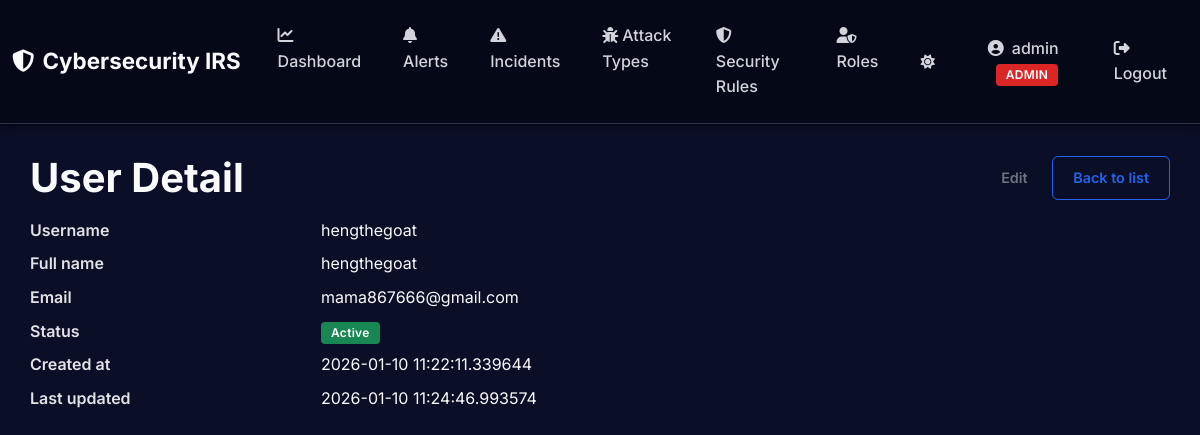
Page /users/4 (signed in) on the earlier database version.
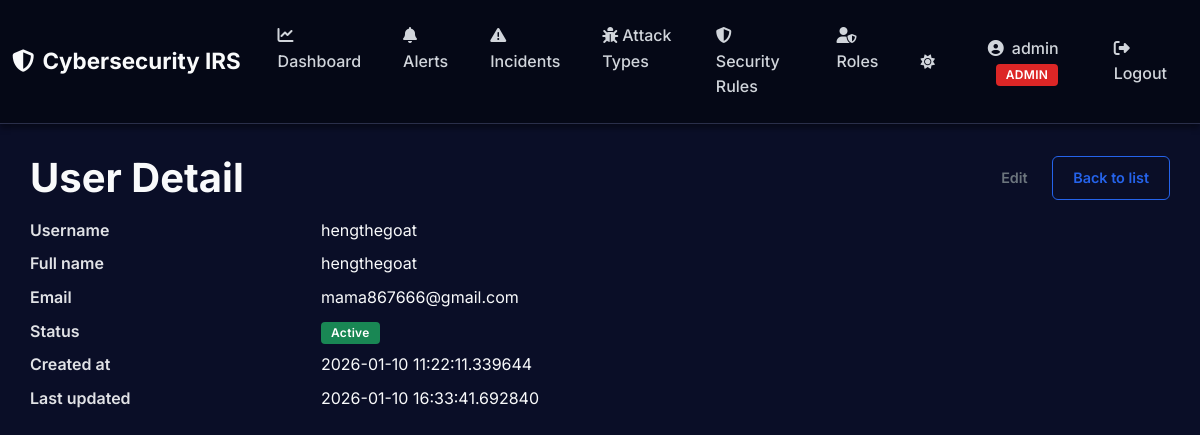
Same page on the later database version.
### app/models/user.py (models this page shows, shortened)
class User(db.Model):
    __tablename__ = 'users'
    id = db.Column(db.Integer, primary_key=True)
    username = db.Column(db.String(80), unique=True, nullable=False)
    email = db.Column(db.String(120), unique=True, nullable=False)
    full_name = db.Column(db.String(120), nullable=False)
    role = db.Column(db.String(20), default='analyst', nullable=False)  # admin, analyst, viewer
    is_active = db.Column(db.Boolean, default=True, nullable=False)
    password_hash = db.Column(db.String(255), nullable=False)
    created_at = db.Column(db.DateTime, default=datetime.utcnow, nullable=False)
    updated_at = db.Column(db.DateTime, default=datetime.utcnow, onupdate=datetime.utcnow, nullable=False)
    last_login = db.Column(db.DateTime, nullable=True)

### app/routes/user_routes.py (the view)
@user_bp.route("/<int:user_id>")
@admin_required
def detail(user_id: int):
    user = UserService.get_by_id(user_id)
    if user is None:
        abort(404)
    return render_template("users/detail.html", user=user)

### app/services/user_service.py (called while the page is built)
    @staticmethod
    def get_by_id(user_id: int) -> Optional[User]:
        return User.query.get(user_id)

### app/templates/users/detail.html (shortened to what this page needs)
{% extends "layouts/base.html" %}
{% block content %}
<div class="d-flex justify-content-between align-items-center mb-3">
    <h1 class="mb-0">User Detail</h1>
    <div>
        <a href="{{ url_for('users.edit', user_id=user.id) }}" class="btn btn-sm btn-outline-secondary">Edit</a>
        <a href="{{ url_for('users.index') }}" class="btn btn-sm btn-outline-primary">Back to list</a>
    </div>
</div>
<dl class="row">
    <dt class="col-sm-3">Username</dt>
    <dd class="col-sm-9">{{ user.username }}</dd>
    <dt class="col-sm-3">Full name</dt>
    <dd class="col-sm-9">{{ user.full_name }}</dd>
    <dt class="col-sm-3">Email</dt>
    <dd class="col-sm-9">{{ user.email }}</dd>
    <dt class="col-sm-3">Status</dt>
    <dd class="col-sm-9">
        {% if user.is_active %}
        <span class="badge text-bg-success">Active</span>
        {% else %}
        <span class="badge text-bg-secondary">Inactive</span>
        {% endif %}
    </dd>
    <dt class="col-sm-3">Created at</dt>
    <dd class="col-sm-9">{{ user.created_at }}</dd>
    <dt class="col-sm-3">Last updated</dt>
    <dd class="col-sm-9">{{ user.updated_at }}</dd>
</dl>
{% endblock %}

### app/templates/layouts/base.html (shortened to what this page needs)
<!DOCTYPE html>
<html lang="en">
  <head>
    <link
      href="https://cdn.jsdelivr.net/npm/bootstrap@5.3.3/dist/css/bootstrap.min.css"
      rel="stylesheet"
    />
    <link
      rel="stylesheet"
      href="https://cdnjs.cloudflare.com/ajax/libs/font-awesome/6.5.1/css/all.min.css"
    />
    <link
      rel="stylesheet"
      href="{{ url_for('static', filename='css/style.css') }}"
    />
  </head>
  <body>
    {% if session.get('user_id') %}
    <nav class="navbar navbar-expand-lg navbar-dark">
      <div class="container-fluid">
        <a class="navbar-brand" href="{{ url_for('dashboard.index') }}">
          <i class="fas fa-shield-halved me-2"></i>Cybersecurity IRS
        </a>
        <div class="collapse navbar-collapse" id="navbarNav">
          <ul class="navbar-nav me-auto">
            <li class="nav-item">
              <a class="nav-link" href="{{ url_for('dashboard.index') }}">
                <i class="fas fa-chart-line me-1"></i>Dashboard
              </a>
            </li>
            <li class="nav-item">
              <a class="nav-link" href="{{ url_for('alerts.index') }}">
                <i class="fas fa-bell me-1"></i>Alerts
              </a>
            </li>
            <li class="nav-item">
              <a class="nav-link" href="{{ url_for('incidents.index') }}">
                <i class="fas fa-exclamation-triangle me-1"></i>Incidents
              </a>
            </li>
            <li class="nav-item">
              <a class="nav-link" href="{{ url_for('attack_type.index') }}">
                <i class="fas fa-bug me-1"></i>Attack Types
              </a>
            </li>
            <li class="nav-item">
              <a class="nav-link" href="{{ url_for('rules.index') }}">
                <i class="fas fa-shield-alt me-1"></i>Security Rules
              </a>
            </li>
            {% if session.user_role == 'admin' %}
            <li class="nav-item">
              <a class="nav-link" href="{{ url_for('roles.index') }}">
                <i class="fas fa-user-shield me-1"></i>Roles
              </a>
            </li>
            {% endif %}
          </ul>
          <div class="navbar-nav align-items-center">
            <button
              class="btn nav-link me-3"
              id="theme-toggle"
              title="Toggle theme"
            >
              <i class="fas fa-moon"></i>
            </button>
            <span class="nav-link">
              <i class="fas fa-user-circle me-2"></i>{{ session.username }}
              <span
                class="badge bg-{% if session.user_role == 'admin' %}danger{% elif session.user_role == 'analyst' %}warning{% else %}info{% endif %} ms-2"
              >
                {{ session.user_role|upper }}
              </span>
            </span>
            <a class="nav-link" href="{{ url_for('auth.logout') }}">
              <i class="fas fa-sign-out-alt me-1"></i>Logout
            </a>
          </div>
        </div>
      </div>
    </nav>
    {% endif %}
    <main class="container">
       {% block content %}{% endblock %}
    </main>
  </body>
</html>

### app/static/css/style.css (style rules this page uses)
:root { --primary-color: #2563eb; --primary-hover: #1d4ed8; --danger-color: #dc2626; --danger-hover: #b91c1c; --success-color: #059669; --success-hover: #047857; --warning-color: #d97706; --info-color: #0ea5e9; --dark-bg: #0a0e27; --darker-bg: #050816; --card-bg: #1a1f3a; --card-border: #2a2f4a; --text-primary: #f9fafb; --text-secondary: #d1d5db; --text-muted: #9ca3af; --shadow-sm: 0 1px 3px rgba(0, 0, 0, 0.3); --shadow-md: 0 4px 6px rgba(0, 0, 0, 0.4); --shadow-lg: 0 10px 25px rgba(0, 0, 0, 0.5); --hover-bg: #050816; }
* { margin: 0; padding: 0; box-sizing: border-box; }
body { font-family: "Inter", -apple-system, BlinkMacSystemFont, "Segoe UI", Roboto, Oxygen, Ubuntu, Cantarell, sans-serif; background: var(--dark-bg); color: var(--text-primary); min-height: 100vh; line-height: 1.6; }
main.container { max-width: 1400px; padding: 30px; }
.navbar { background: var(--darker-bg) !important; box-shadow: var(--shadow-md); padding: 15px 0; border-bottom: 1px solid var(--card-border); }
.navbar-brand { font-size: 1.4rem; font-weight: 700; color: var(--text-primary) !important; transition: color 0.2s ease; }
.nav-link { color: var(--text-secondary) !important; font-weight: 500; margin: 0 5px; padding: 8px 16px !important; border-radius: 6px; transition: all 0.2s ease; }
.btn { border-radius: 6px; padding: 10px 20px; font-weight: 600; font-size: 0.9rem; transition: all 0.2s ease; border: none; cursor: pointer; }
.btn-outline-primary { border: 1px solid var(--primary-color); color: var(--primary-color); background: transparent; }
.badge { padding: 5px 10px; border-radius: 4px; font-weight: 600; font-size: 0.75rem; letter-spacing: 0.3px; }
.bg-danger { background-color: var(--danger-color) !important; }
h1, h2, h3, h4, h5, h6, .h1, .h2, .h3, .h4, .h5, .h6, .card-title { color: var(--text-primary) !important; font-weight: 700; margin-bottom: 0.5rem; }
a { color: var(--primary-color); text-decoration: none; transition: color 0.2s ease; }
dt { color: var(--text-primary) !important; font-weight: 600; opacity: 0.9; }
dd { color: var(--text-primary) !important; margin-bottom: 0.5rem; }

Differences in the rows shown:
changed User "hengthegoat": updated_at "2026-01-10 11:24:46.993574" → "2026-01-10 16:33:41.692840"
